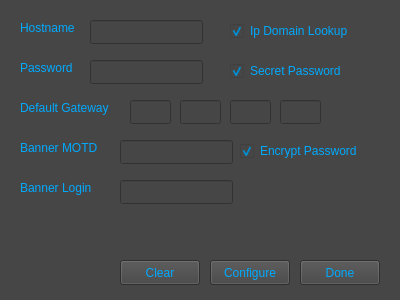
<?xml version="1.0" encoding="UTF-8"?>
<ui version="4.0">
 <class>Setup</class>
 <widget class="QWidget" name="Setup">
  <property name="geometry">
   <rect>
    <x>0</x>
    <y>0</y>
    <width>400</width>
    <height>300</height>
   </rect>
  </property>
  <property name="windowTitle">
   <string>Form</string>
  </property>
  <property name="styleSheet">
   <string notr="true">gridline-color: rgb(0, 0, 0);
background-color: rgb(70, 70, 70);
</string>
  </property>
  <widget class="QLabel" name="label">
   <property name="geometry">
    <rect>
     <x>20</x>
     <y>20</y>
     <width>61</width>
     <height>16</height>
    </rect>
   </property>
   <property name="styleSheet">
    <string notr="true">color :rgb(0, 170, 255)</string>
   </property>
   <property name="text">
    <string>Hostname</string>
   </property>
  </widget>
  <widget class="QLineEdit" name="hostBox">
   <property name="geometry">
    <rect>
     <x>90</x>
     <y>20</y>
     <width>113</width>
     <height>24</height>
    </rect>
   </property>
   <property name="styleSheet">
    <string notr="true">color: rgb(85, 170, 255);
gridline-color: rgb(0, 0, 0);
selection-color: rgb(0, 0, 0);
border-color: rgb(0, 0, 0);
</string>
   </property>
  </widget>
  <widget class="QLineEdit" name="pwBox">
   <property name="geometry">
    <rect>
     <x>90</x>
     <y>60</y>
     <width>113</width>
     <height>24</height>
    </rect>
   </property>
   <property name="styleSheet">
    <string notr="true">color: rgb(85, 170, 255);
gridline-color: rgb(0, 0, 0);
selection-color: rgb(0, 0, 0);
border-color: rgb(0, 0, 0);
</string>
   </property>
  </widget>
  <widget class="QLabel" name="label_2">
   <property name="geometry">
    <rect>
     <x>20</x>
     <y>60</y>
     <width>61</width>
     <height>16</height>
    </rect>
   </property>
   <property name="styleSheet">
    <string notr="true">color :rgb(0, 170, 255)</string>
   </property>
   <property name="text">
    <string>Password</string>
   </property>
  </widget>
  <widget class="QCheckBox" name="secretCheck">
   <property name="geometry">
    <rect>
     <x>230</x>
     <y>60</y>
     <width>131</width>
     <height>22</height>
    </rect>
   </property>
   <property name="styleSheet">
    <string notr="true">color: rgb(0, 170, 255);
background-color: rgba(70, 70, 70, 70);
border-color: rgb(0, 0, 0);</string>
   </property>
   <property name="text">
    <string>Secret Password</string>
   </property>
   <property name="checked">
    <bool>true</bool>
   </property>
  </widget>
  <widget class="QPushButton" name="exitBtn">
   <property name="geometry">
    <rect>
     <x>300</x>
     <y>260</y>
     <width>80</width>
     <height>25</height>
    </rect>
   </property>
   <property name="cursor">
    <cursorShape>PointingHandCursor</cursorShape>
   </property>
   <property name="styleSheet">
    <string notr="true">color: rgb(0, 170, 255);
background-color: rgb(66, 66, 66);
border-color: rgb(0, 0, 0);</string>
   </property>
   <property name="text">
    <string>Done</string>
   </property>
  </widget>
  <widget class="QPushButton" name="configBtn">
   <property name="geometry">
    <rect>
     <x>210</x>
     <y>260</y>
     <width>80</width>
     <height>25</height>
    </rect>
   </property>
   <property name="cursor">
    <cursorShape>PointingHandCursor</cursorShape>
   </property>
   <property name="styleSheet">
    <string notr="true">color: rgb(0, 170, 255);
background-color: rgb(66, 66, 66);
border-color: rgb(0, 0, 0);</string>
   </property>
   <property name="text">
    <string>Configure</string>
   </property>
   <property name="shortcut">
    <string>Return</string>
   </property>
  </widget>
  <widget class="QPushButton" name="clearBtn">
   <property name="geometry">
    <rect>
     <x>120</x>
     <y>260</y>
     <width>80</width>
     <height>25</height>
    </rect>
   </property>
   <property name="cursor">
    <cursorShape>PointingHandCursor</cursorShape>
   </property>
   <property name="styleSheet">
    <string notr="true">color: rgb(0, 170, 255);
background-color: rgb(66, 66, 66);
border-color: rgb(0, 0, 0);</string>
   </property>
   <property name="text">
    <string>Clear</string>
   </property>
  </widget>
  <widget class="QLabel" name="label_3">
   <property name="geometry">
    <rect>
     <x>20</x>
     <y>100</y>
     <width>101</width>
     <height>16</height>
    </rect>
   </property>
   <property name="styleSheet">
    <string notr="true">color :rgb(0, 170, 255)</string>
   </property>
   <property name="text">
    <string>Default Gateway</string>
   </property>
  </widget>
  <widget class="QLineEdit" name="ipBox1">
   <property name="geometry">
    <rect>
     <x>130</x>
     <y>100</y>
     <width>41</width>
     <height>24</height>
    </rect>
   </property>
   <property name="styleSheet">
    <string notr="true">color: rgb(85, 170, 255);
gridline-color: rgb(0, 0, 0);
selection-color: rgb(0, 0, 0);
border-color: rgb(0, 0, 0);
</string>
   </property>
  </widget>
  <widget class="QLineEdit" name="ipBox2">
   <property name="geometry">
    <rect>
     <x>180</x>
     <y>100</y>
     <width>41</width>
     <height>24</height>
    </rect>
   </property>
   <property name="styleSheet">
    <string notr="true">color: rgb(85, 170, 255);
gridline-color: rgb(0, 0, 0);
selection-color: rgb(0, 0, 0);
border-color: rgb(0, 0, 0);
</string>
   </property>
  </widget>
  <widget class="QLineEdit" name="ipBox3">
   <property name="geometry">
    <rect>
     <x>230</x>
     <y>100</y>
     <width>41</width>
     <height>24</height>
    </rect>
   </property>
   <property name="styleSheet">
    <string notr="true">color: rgb(85, 170, 255);
gridline-color: rgb(0, 0, 0);
selection-color: rgb(0, 0, 0);
border-color: rgb(0, 0, 0);
</string>
   </property>
  </widget>
  <widget class="QLineEdit" name="ipBox4">
   <property name="geometry">
    <rect>
     <x>280</x>
     <y>100</y>
     <width>41</width>
     <height>24</height>
    </rect>
   </property>
   <property name="styleSheet">
    <string notr="true">color: rgb(85, 170, 255);
gridline-color: rgb(0, 0, 0);
selection-color: rgb(0, 0, 0);
border-color: rgb(0, 0, 0);
</string>
   </property>
  </widget>
  <widget class="QLabel" name="label_4">
   <property name="geometry">
    <rect>
     <x>20</x>
     <y>140</y>
     <width>91</width>
     <height>16</height>
    </rect>
   </property>
   <property name="styleSheet">
    <string notr="true">color :rgb(0, 170, 255)</string>
   </property>
   <property name="text">
    <string>Banner MOTD</string>
   </property>
  </widget>
  <widget class="QLineEdit" name="motdBox">
   <property name="geometry">
    <rect>
     <x>120</x>
     <y>140</y>
     <width>113</width>
     <height>24</height>
    </rect>
   </property>
   <property name="styleSheet">
    <string notr="true">color: rgb(85, 170, 255);
gridline-color: rgb(0, 0, 0);
selection-color: rgb(0, 0, 0);
border-color: rgb(0, 0, 0);
</string>
   </property>
  </widget>
  <widget class="QLineEdit" name="loginBox">
   <property name="geometry">
    <rect>
     <x>120</x>
     <y>180</y>
     <width>113</width>
     <height>24</height>
    </rect>
   </property>
   <property name="styleSheet">
    <string notr="true">color: rgb(85, 170, 255);
gridline-color: rgb(0, 0, 0);
selection-color: rgb(0, 0, 0);
border-color: rgb(0, 0, 0);
</string>
   </property>
  </widget>
  <widget class="QLabel" name="label_5">
   <property name="geometry">
    <rect>
     <x>20</x>
     <y>180</y>
     <width>81</width>
     <height>16</height>
    </rect>
   </property>
   <property name="styleSheet">
    <string notr="true">color :rgb(0, 170, 255)</string>
   </property>
   <property name="text">
    <string>Banner Login</string>
   </property>
  </widget>
  <widget class="QCheckBox" name="domainCheck">
   <property name="geometry">
    <rect>
     <x>230</x>
     <y>20</y>
     <width>131</width>
     <height>22</height>
    </rect>
   </property>
   <property name="styleSheet">
    <string notr="true">color: rgb(0, 170, 255);
background-color: rgba(70, 70, 70, 70);
border-color: rgb(0, 0, 0);</string>
   </property>
   <property name="text">
    <string>Ip Domain Lookup</string>
   </property>
   <property name="checked">
    <bool>true</bool>
   </property>
  </widget>
  <widget class="QCheckBox" name="encryptCheck">
   <property name="geometry">
    <rect>
     <x>240</x>
     <y>140</y>
     <width>131</width>
     <height>22</height>
    </rect>
   </property>
   <property name="styleSheet">
    <string notr="true">color: rgb(0, 170, 255);
background-color: rgba(70, 70, 70, 70);
border-color: rgb(0, 0, 0);</string>
   </property>
   <property name="text">
    <string>Encrypt Password</string>
   </property>
   <property name="checked">
    <bool>true</bool>
   </property>
  </widget>
 </widget>
 <tabstops>
  <tabstop>hostBox</tabstop>
  <tabstop>domainCheck</tabstop>
  <tabstop>pwBox</tabstop>
  <tabstop>secretCheck</tabstop>
  <tabstop>ipBox1</tabstop>
  <tabstop>ipBox2</tabstop>
  <tabstop>ipBox3</tabstop>
  <tabstop>ipBox4</tabstop>
  <tabstop>motdBox</tabstop>
  <tabstop>loginBox</tabstop>
  <tabstop>clearBtn</tabstop>
  <tabstop>configBtn</tabstop>
  <tabstop>exitBtn</tabstop>
 </tabstops>
 <resources/>
 <connections/>
</ui>
